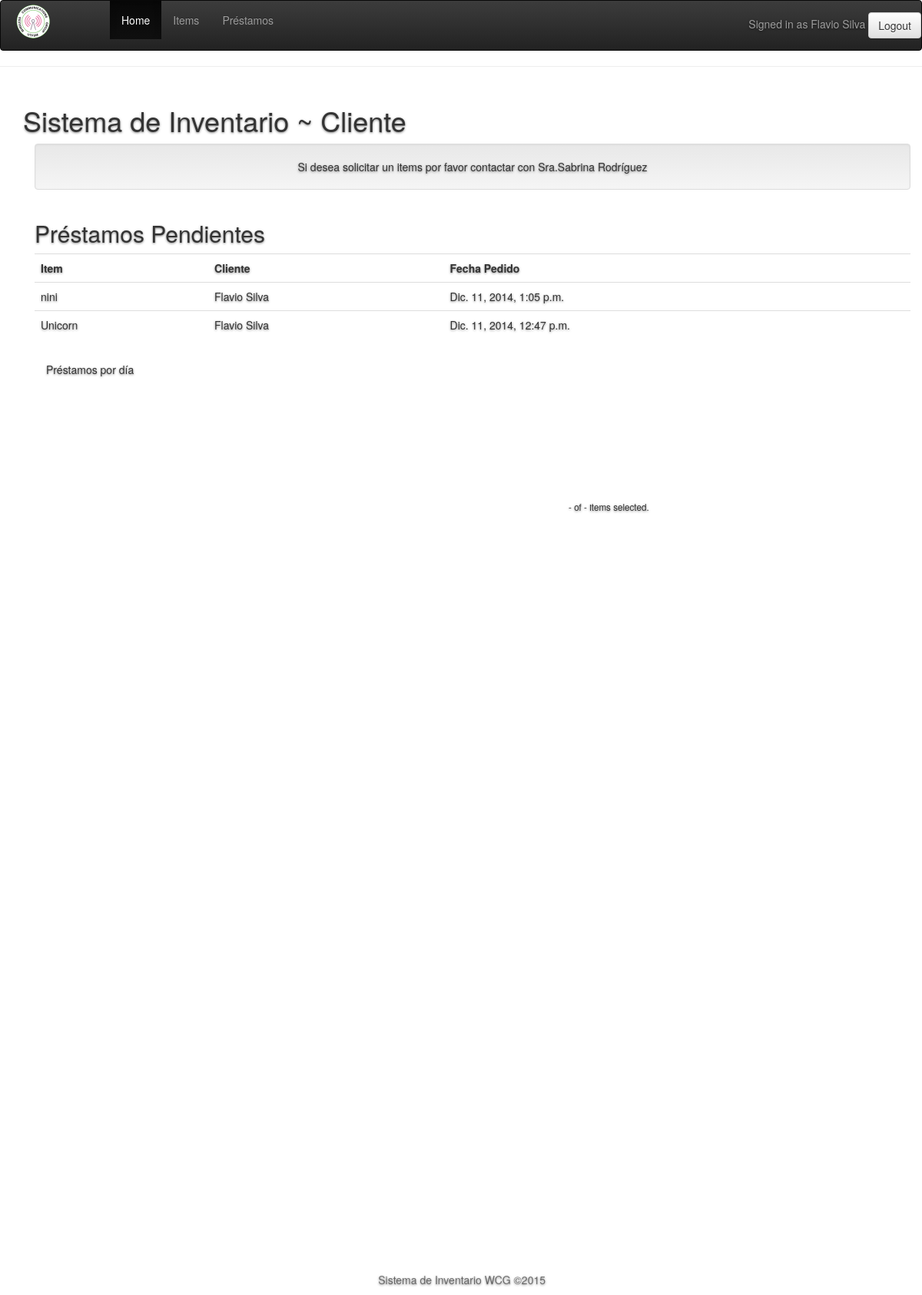
Before: /dashboard (signed in) with the older database file.
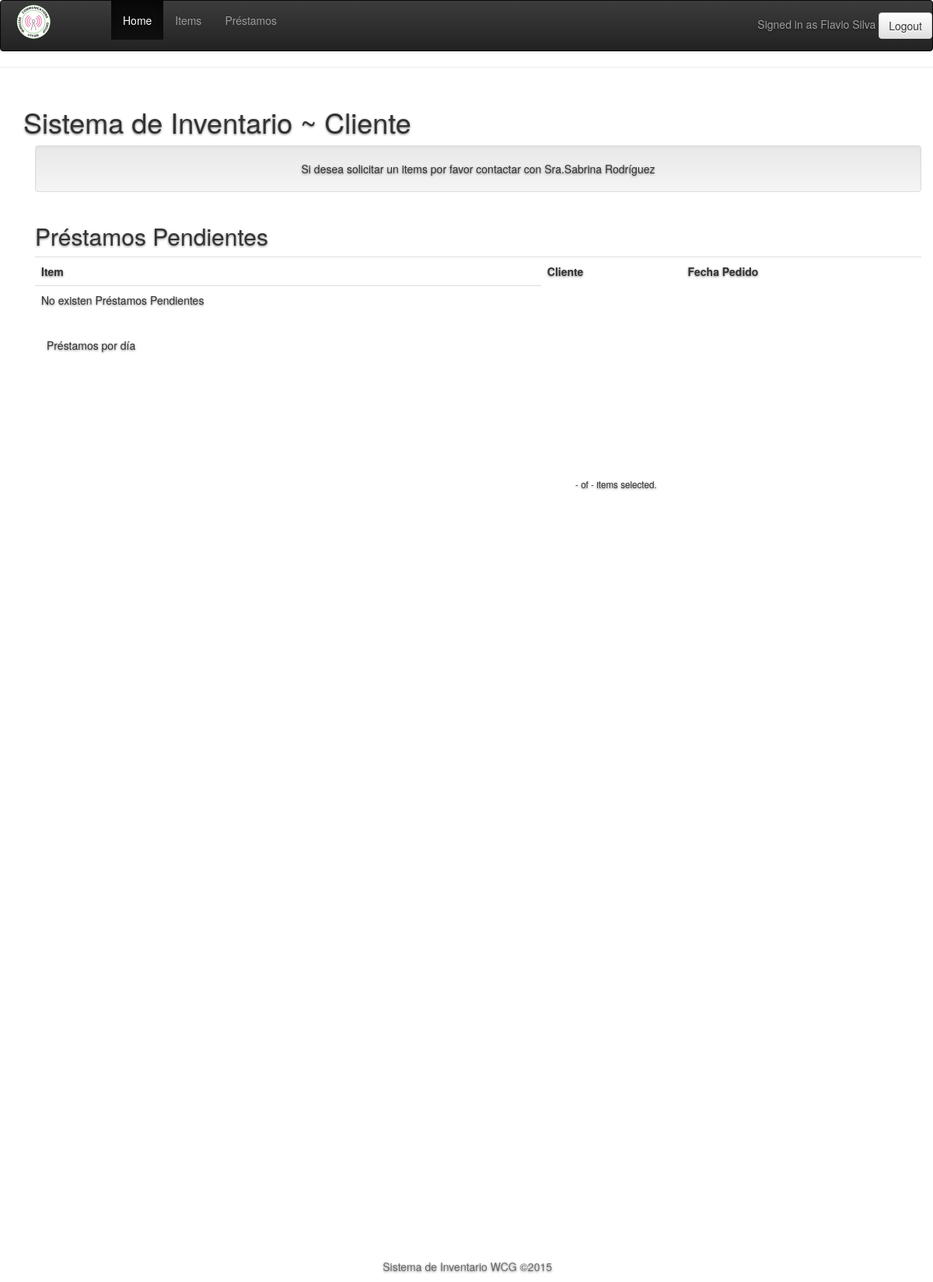
After: the same page with the newer database file.
### inventory/models.py (models this page shows, shortened)
class Loan(models.Model):
	client = models.ForeignKey(Client)
	item = models.ForeignKey(Item)
	loan_date = models.DateTimeField()
	return_date = models.DateTimeField(blank=True, null=True)
	is_active = models.BooleanField(default=True)

class Item(models.Model):
	ITEM_TYPE_CHOICES = (
		('Item', 'Item'),
		('Instrument', 'Instrument'),
		('Material', 'Material'),
		('Tool', 'Tool')
	)
	location = models.ForeignKey(Location)
	sublocation = models.ForeignKey(SubLocation, null=True)
	name = models.CharField(max_length=100)
	description = models.CharField(max_length=100)
	purchase_date = models.DateField()
	stock = models.IntegerField(default=1)
	item_type = models.CharField(max_length=10, choices=ITEM_TYPE_CHOICES, default='Item')
	photo = models.ImageField(upload_to="item_photo/", default="item_photo/no_photo.jpg")

class Client(models.Model):
	user = models.OneToOneField(User)
	rut = models.CharField(max_length=15)
	loans = models.ManyToManyField(Item, through='Loan', blank=True)

### inventory/views/user.py (the view)
# urls.py: url(r'^dashboard'                           ,'inventory.views.user.dashboard'),
@login_required
def dashboard(request):
	if Administrator.objects.filter( user = request.user).exists():
		print Administrator.objects.filter( user = request.user)
		loans = Loan.objects.all().order_by('-loan_date')[:10]
		active_loans = Loan.objects.filter(is_active=True).order_by('-loan_date')[:10]
		return render_to_response('dashboard_admin.html',{"loans":loans, "active_loans":active_loans}, context_instance=RequestContext(request))
	elif Client.objects.filter(user = request.user).exists():
		active_loans = Loan.objects.filter(client__user = request.user, is_active=True).order_by('-loan_date')
		return render_to_response('dashboard_client.html', { "active_loans":active_loans}, context_instance=RequestContext(request))
	else:
		return HttpResponseRedirect('/login')

### inventory/templates/dashboard_client.html (shortened to what this page needs)
{% extends 'base.html' %}
{% block contenido %}
  <div class="site-wrapper">
		<div class="site-wrapper-inner">
     <div class="inner">
        <div class="inner cover">
    <h1>Sistema de Inventario ~ Cliente</h1>
<div class="container">
    <div class="row">
            <div class="col-lg-12">
                <div class="well text-center">
                    Si desea solicitar un items por favor contactar con Sra.Sabrina Rodríguez
                </div>
            </div>
        </div>
    <h2>Préstamos Pendientes</h2>
    <table class="table">
        <tr>
            <th>Item</th>
            <th>Cliente</th>
            <th>Fecha Pedido</th>
        </tr>
        {% for loan in active_loans %}
            {% if loan.is_active %}
            <tr>
                <td>{{ loan.item.name }}</td>
                <td>{{ loan.client.user.first_name}} {{ loan.client.user.last_name }}</td>
                <td>{{ loan.loan_date }}</td>
            </tr>
            {% endif %}
        {% empty %}
            <tr>
                <td>No existen Préstamos Pendientes</td>
            </tr>
        {% endfor %}
    </table>
</div>
<div class="container">
<div class=container>
<div id="charts">
  <div id="hour-chart" class="chart">
    <div class="title">Préstamos por día</div>
  </div>
</div>
<aside id="totals"><span id="active">-</span> of <span id="total">-</span> items selected.</aside>
<div id="lists">
  <div id="flight-list" class="list"></div>
</div>
</div>
{% endblock %}

### inventory/templates/base.html (shortened to what this page needs)
{% load bootstrap3 %}
<!DOCTYPE html>
<html lang='es'>
<head>
  <link rel='stylesheet' href='{{STATIC_URL}}css/base.css'>
  {% bootstrap_css %}
  <link rel="stylesheet" href="http://maxcdn.bootstrapcdn.com/bootstrap/3.2.0/css/bootstrap.min.css">
  <link rel="stylesheet" href="http://maxcdn.bootstrapcdn.com/bootstrap/3.2.0/css/bootstrap-theme.min.css">
</head>
  <header>
	<nav class="navbar navbar-inverse" role="navigation">
  <div class="container-fluid">
    <div class="navbar-header">
      <a class="navbar-brand" rel="home" href="#" title="WCG">
        <img style="max-width:50%; margin-top: -10px;"
             src="{{STATIC_URL}}img/logo.png"></a>
    </div>
    <div class="collapse navbar-collapse" id="bs-example-navbar-collapse-1">
        <ul class="nav navbar-nav">
        <li class="active"><a href="{{TEMPLATE_DIRS}}/dashboard">Home</a></li>
        <li><a href="{{TEMPLATE_DIRS}}/list_items">Items</a></li>
        <li><a href="{{TEMPLATE_DIRS}}/list_loans">Préstamos</a></li>
        </ul>
        <ul class="nav navbar-nav navbar-right">
        <p class="navbar-text navbar-right">Signed in as {{user.first_name|capfirst}} {{user.last_name|capfirst}} <a class="btn btn-default" href="/logout">
            	Logout</a></p>
      </ul>
      </div>
  </div>
</nav>
	<hr>
  </header>
		<body>
      <div>
	    {% block contenido %}{% endblock %}
	    </div>
    </div>
    <div class='mastfoot' style="text-align:right;">
  	  <p>Sistema de Inventario WCG &copy;2015</p>
    </div>
    </div>
    </div>
  </div>
</body>
</html>

### inventory/static/css/base.css (style rules this page uses)
a, a:focus, a:hover { color: #fff; }
.btn-default, .btn-default:hover, .btn-default:focus { color: #333; text-shadow: none; background-color: #fff; border: 1px solid #fff; }
html,body { height: 100%; }
body { color: #000; text-align: left; text-shadow: 0 1px 3px rgba(0,0,0,.5); }
.site-wrapper { display: table; width: 100%; height: 100%; min-height: 100%; }
.site-wrapper-inner { display: table-cell; vertical-align: top; }
.inner { padding: 10px; }
.cover { padding: 0 20px; }
.mastfoot { color: #000000; color: rgba(0,0,0,.5); }
@media (min-width: 768px) { .mastfoot { position: fixed; bottom: 0; } }
@media (min-width: 768px) { .site-wrapper-inner { vertical-align: top; } }
@media (min-width: 768px) { .masthead, .mastfoot, .cover-container { width: 100%; } }
@media (min-width: 992px) { .masthead, .mastfoot, .cover-container { width: 700px; } }

### inventory/templates/dashboard_client.html (style rules this page uses)
#charts { padding: 10px 0; }
.chart { display: inline-block; height: 151px; margin-bottom: 20px; }
#hour-chart { width: 260px; }
#flight-list { min-height: 1024px; }
aside { position: absolute; left: 740px; font-size: smaller; width: 220px; }

Changed rows visible on the page:
removed Loan: item.name "nini", client.user.first_name "Flavio", client.user.last_name "Silva", loan_date "Dic. 11, 2014, 1:05 p.m."
removed Loan: item.name "Unicorn", client.user.first_name "Flavio", client.user.last_name "Silva", loan_date "Dic. 11, 2014, 12:47 p.m."
Other visible differences:
text now shown: "No existen Préstamos Pendientes"
